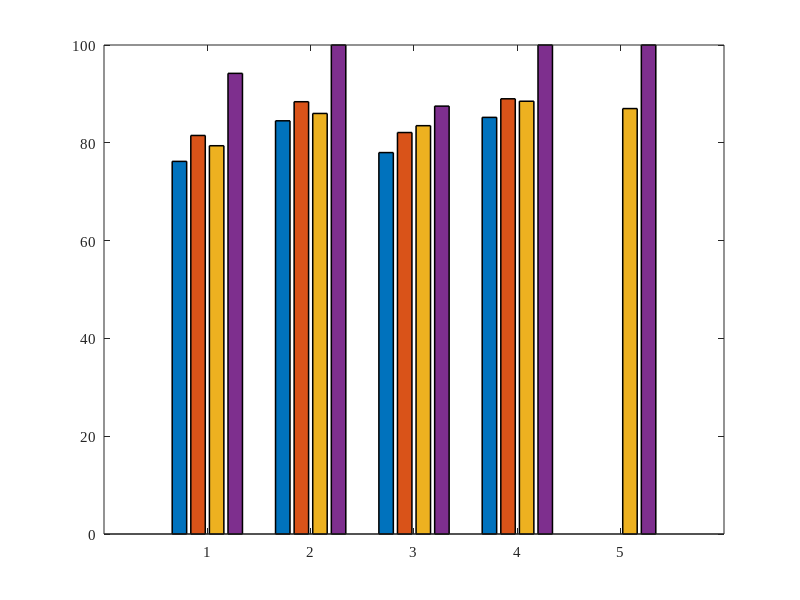

MATLAB code for this plot: (Note: this script raises an error after producing the figure.)
%% =========================================================================
%% MATLAB Script: IEEE Publication Figures for 5G NR/O-RAN Multi-Agent Paper
%% Generates:
%%   1) fig2_baseline_comparison.png (Benchmark Comparison vs Baselines)
%%   2) fig3_ablation_and_latency.png (Ablation Study & Latency Profile)
%% =========================================================================

clear; clc; close all;

% Set default font to Times New Roman for IEEE publications
set(0, 'DefaultAxesFontName', 'Times New Roman');
set(0, 'DefaultTextFontName', 'Times New Roman');
set(0, 'DefaultAxesFontSize', 11);
set(0, 'DefaultTextFontSize', 11);

output_dir = fullfile(fileparts(mfilename('fullpath')), 'overleaf_ieee_paper', 'figures');
if ~exist(output_dir, 'dir')
    output_dir = pwd; % Fallback to current folder
end

%% =========================================================================
%% FIGURE 2: Quantitative Benchmark Comparison with State-of-the-Art Works
%% =========================================================================
figure('Color', 'w', 'Position', [100, 100, 950, 520]);

metrics = {'MRR (%)', 'Top-5 Recall (%)', 'TeleQnA Acc. (%)', 'Citation Acc. (%)', 'SON Compliance (%)'};
% Data matrix: 5 metrics x 4 models
data_f2 = [
    76.2,  81.5,  79.4,   94.2;   % MRR
    84.5,  88.4,  86.0,  100.0;   % Top-5 Recall
    78.0,  82.1,  83.5,   87.5;   % TeleQnA Acc
    85.2,  89.0,  88.5,  100.0;   % Citation Acc
     0.0,   0.0,  87.0,  100.0    % SON Compliance
];

% MATLAB Publication Color Palette
colors = [
    0.30, 0.43, 0.54;   % Slate Blue: TelecomRAG
    0.00, 0.45, 0.74;   % MATLAB Blue: Telco-RAG
    0.85, 0.33, 0.10;   % MATLAB Rust/Orange: Tele-LLM-Hub
    0.18, 0.49, 0.20    % Forest Green: Proposed Framework
];

b = bar(data_f2, 'grouped', 'LineWidth', 1.1);
for k = 1:size(data_f2, 2)
    b(k).FaceColor = colors(k, :);
    b(k).EdgeColor = [0.15, 0.15, 0.15];
end

grid on;
set(gca, 'GridLineStyle', '--', 'GridAlpha', 0.5, 'LineWidth', 1.2, 'Box', 'on');
set(gca, 'XTick', 1:5, 'XTickLabel', metrics, 'FontWeight', 'bold');
set(gca, 'YTick', 0:20:100);
ylim([0, 145]); % Generous headroom so labels never collide with top border

ylabel('Performance Score (%)', 'FontWeight', 'bold', 'FontSize', 12);
title('Quantitative Benchmark Comparison with State-of-the-Art Works', 'FontWeight', 'bold', 'FontSize', 13);

% Add data value labels on top of bars
for i = 1:size(data_f2, 1)
    for j = 1:size(data_f2, 2)
        val = data_f2(i, j);
        if val > 0
            x_pos = b(j).XEndPoints(i);
            y_pos = b(j).YEndPoints(i);
            text(x_pos, y_pos + 3.0, sprintf('%.1f', val), ...
                'HorizontalAlignment', 'center', 'VerticalAlignment', 'bottom', ...
                'FontWeight', 'bold', 'FontSize', 9.5, 'Color', [0.1, 0.1, 0.1]);
        end
    end
end

legend({'TelecomRAG (Yilma et al., 2024)', ...
        'Telco-RAG (Bornea et al., 2024)', ...
        'Tele-LLM-Hub (Gajjar et al., 2025)', ...
        'Proposed Multi-Agent Framework'}, ...
        'Location', 'north', 'NumColumns', 2, 'FontSize', 10, 'Box', 'on');

fig2_save_path = fullfile(output_dir, 'fig2_baseline_comparison.png');
exportgraphics(gcf, fig2_save_path, 'Resolution', 300);
fprintf('Saved Figure 2 to: %s\n', fig2_save_path);

%% =========================================================================
%% FIGURE 3: Component Ablation and Stage-Wise Execution Latency
%% =========================================================================
figure('Color', 'w', 'Position', [150, 150, 1100, 480]);

% ------------------------- Subplot (a): Ablation -------------------------
subplot(1, 2, 1);
categories = {'Dense Only', 'Standard RRF', 'Proposed EWRRF', 'EWRRF + Verifier'};
ablation_data = [
    75.0,  62.5;   % Dense Only
    81.2,  75.0;   % Standard RRF
    87.5,  75.0;   % Proposed EWRRF
    87.5, 100.0    % EWRRF + Verifier
];

b_abl = bar(ablation_data, 'grouped', 'LineWidth', 1.0);
b_abl(1).FaceColor = [0.00, 0.45, 0.74]; % Blue
b_abl(1).EdgeColor = [0.00, 0.22, 0.40];
b_abl(2).FaceColor = [0.85, 0.33, 0.10]; % Rust/Orange
b_abl(2).EdgeColor = [0.44, 0.14, 0.00];

grid on;
set(gca, 'GridLineStyle', '--', 'GridAlpha', 0.5, 'LineWidth', 1.2, 'Box', 'on');
set(gca, 'XTick', 1:4, 'XTickLabel', categories, 'FontWeight', 'bold');
set(gca, 'YTick', 50:10:100);
ylim([45, 130]); % Ample headroom for annotations

ylabel('Score (%)', 'FontWeight', 'bold', 'FontSize', 11.5);
title('(a) Architectural Component Ablation', 'FontWeight', 'bold', 'FontSize', 12);

% Add percentage annotations
for i = 1:size(ablation_data, 1)
    for j = 1:size(ablation_data, 2)
        val = ablation_data(i, j);
        x_pos = b_abl(j).XEndPoints(i);
        y_pos = b_abl(j).YEndPoints(i);
        text(x_pos, y_pos + 2.5, sprintf('%.1f%%', val), ...
            'HorizontalAlignment', 'center', 'VerticalAlignment', 'bottom', ...
            'FontWeight', 'bold', 'FontSize', 9.0);
    end
end

legend({'TeleQnA Accuracy (%)', 'SON Parameter Compliance (%)'}, ...
       'Location', 'northwest', 'FontSize', 9.5, 'Box', 'on');

% ------------------------- Subplot (b): Latency -------------------------
subplot(1, 2, 2);
stages = {'Stage 1 (EWRRF)', 'Stage 2 (DAG Plan)', 'Stage 3 (6 Agents)', 'Stage 4 (Verifier)', 'Stage 5 (Qwen GPU)'};
latencies = [48, 18, 42, 32, 1450]; % in milliseconds

bar_colors = [
    0.30, 0.75, 0.93;   % Stage 1: Cyan/Light Blue
    0.47, 0.67, 0.19;   % Stage 2: Olive/Green
    0.93, 0.69, 0.13;   % Stage 3: Yellow/Amber
    0.64, 0.08, 0.18;   % Stage 4: Crimson/Red
    0.00, 0.45, 0.74    % Stage 5: Classic Blue
];

b_lat = barh(1:5, latencies, 0.55, 'LineWidth', 1.0, 'EdgeColor', [0.1, 0.1, 0.1]);
b_lat.FaceColor = 'flat';
for k = 1:5
    b_lat.CData(k, :) = bar_colors(k, :);
end

set(gca, 'XScale', 'log');
xlim([5, 30000]); % Extensive headroom to ensure text never collides with right axis border
grid on;
set(gca, 'GridLineStyle', '--', 'GridAlpha', 0.5, 'LineWidth', 1.2, 'Box', 'on');
set(gca, 'YTick', 1:5, 'YTickLabel', stages, 'FontWeight', 'bold');

xlabel('Execution Latency (milliseconds, log scale)', 'FontWeight', 'bold', 'FontSize', 11.5);
title('(b) Stage-Wise Execution Latency', 'FontWeight', 'bold', 'FontSize', 12);

% Annotate horizontal bars
for k = 1:5
    val = latencies(k);
    if val < 1000
        lbl = sprintf(' %d ms', val);
    else
        lbl = sprintf(' %.2f s (%d ms)', val/1000, val);
    end
    text(val * 1.15, k, lbl, 'VerticalAlignment', 'middle', ...
        'FontWeight', 'bold', 'FontSize', 9.2, 'Color', [0.1, 0.1, 0.1]);
end

fig3_save_path = fullfile(output_dir, 'fig3_ablation_and_latency.png');
exportgraphics(gcf, fig3_save_path, 'Resolution', 300);
fprintf('Saved Figure 3 to: %s\n', fig3_save_path);

fprintf('\nDone! Both figures generated successfully in IEEE standard format.\n');
